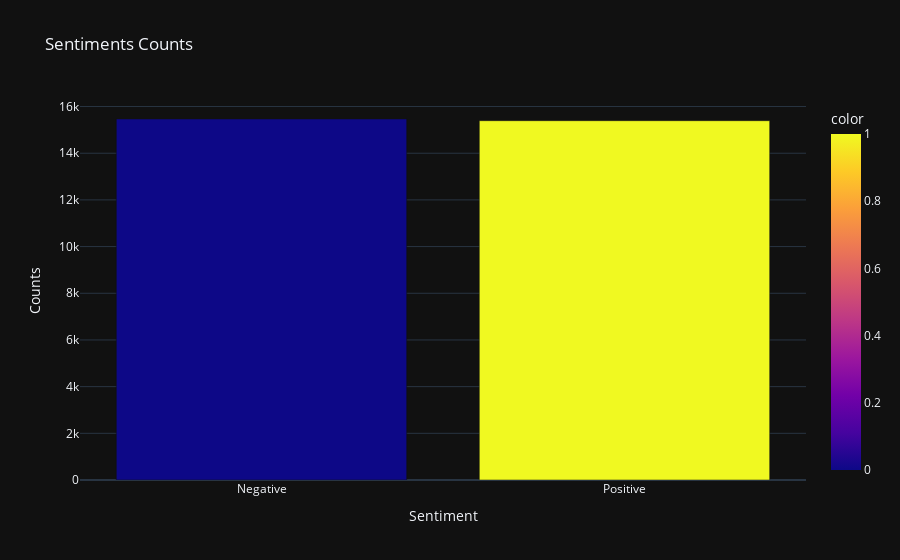

Write notebook code for a chart like this one.
### Markdown cell above
#### Preprocessing

### Code cell
sentiment_counts = train_df['label'].value_counts()
 
fig =px.bar(x= {0:'Negative',1:'Positive'},
            y= sentiment_counts.values,
            color=sentiment_counts.index,
            color_discrete_sequence =  px.colors.qualitative.Dark24,
            title='<b>Sentiments Counts')
 
fig.update_layout(title='Sentiments Counts',
                  xaxis_title='Sentiment',
                  yaxis_title='Counts',
                  template='plotly_dark')
 
# Show the bar chart
fig.show()
pyo.plot(fig, filename = 'Sentiments Counts.html', auto_open = True)

### Figure 1 — Plotly figure (JSON) as saved in the notebook; plotly's stock layout.template omitted (floating-point values rounded to 4 significant figures)
{"data": [{"alignmentgroup": "True", "hovertemplate": "x=%{x}<br>y=%{y}<br>color=%{marker.color}<extra></extra>", "legendgroup": "", "marker": {"color": [0, 1], "coloraxis": "coloraxis", "pattern": {"shape": ""}}, "name": "", "offsetgroup": "", "orientation": "v", "showlegend": false, "textposition": "auto", "type": "bar", "x": ["Negative", "Positive"], "xaxis": "x", "y": [15466, 15393], "yaxis": "y"}], "layout": {"barmode": "relative", "coloraxis": {"colorbar": {"title": {"text": "color"}}, "colorscale": [[0, "#0d0887"], [0.1111, "#46039f"], [0.2222, "#7201a8"], [0.3333, "#9c179e"], [0.4444, "#bd3786"], [0.5556, "#d8576b"], [0.6667, "#ed7953"], [0.7778, "#fb9f3a"], [0.8889, "#fdca26"], [1, "#f0f921"]]}, "legend": {"tracegroupgap": 0}, "title": {"text": "Sentiments Counts"}, "xaxis": {"anchor": "y", "domain": [0, 1], "title": {"text": "Sentiment"}}, "yaxis": {"anchor": "x", "domain": [0, 1], "title": {"text": "Counts"}}}}
